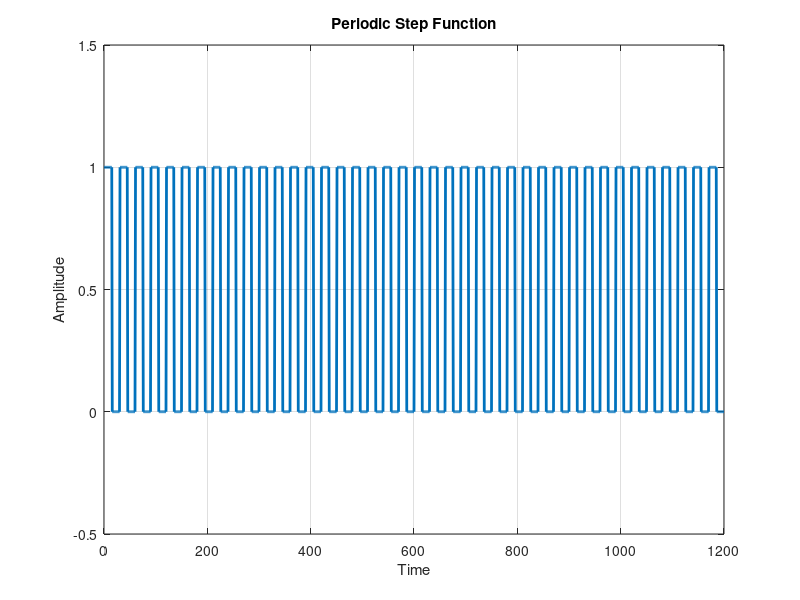

Recreate this plot in MATLAB. (Note: this script raises an error after producing the figure.)
tic
clear; close all; clc;
%%% Uses TDMA algorithm to solve Discretized Linear Equations %%%
%% Problem Parameters

%%% Domain Parameters
RT = 0.005;               % [m] Radius of the Tumor
R = 5*RT;                 % [m] Radius of the computaional domain
vol_t = (4*pi*RT^3)/3;    % [m3] Tumor Volume
dr = RT/50;               % [m] Spatial discretization step size
r = (0:dr:R)';            % [m] Spatial loactions
N = length(r);            % [-] Number of spatial nodes
t_loc = r<=RT;            % [-] Tumor r indices



%%% Time discretization: Implicit method is employed
dt = 1;             % Time step [s]
t_end = 1200;       % End time [s]
t = 0:dt:t_end;     % Discrete times
TS = length(t);     % Number of time steps


%%% Blood Properties
rho_b = 1000;           % [kg/m3] Blood Density
cp_b = 3840;            % [J/kg/K] Blood Specific Heat
k_b = 0.50;             % [W/m/K] Blood Thermal Conductivity
T_b = 37;               % [°C] Blood Arterial Temperature
T_bK = T_b + 273.15;    % [K] Blood Arterial Temperature


%%% Tumor Properties
rho_t = 1045;               % [kg/m3] Tumor Density
cp_t = 3600;                % [J/kg/K] Tumor Specific Heat
k_t = 0.527;                % [W/m/K] Tumor Thermal Conductivity
w_t = 9/rho_b;              % [1/s] Tumor Blood Perfusion Rate
Qm_t = 0;                   % [W/m3] Tumor Metabolic Heat
alpha_t = k_t/(rho_t*cp_t); % Thermal diffusivity [m^2/s]


%%% Magnetic Field Parameters
H = 10000;  % [A/m] Magnetic Field Amplitude H = 10 kA/m
f = 1e5;    % [Hz] Magnetic Field Frequency f = 100 kHz
Hf = H*f;   % [A.Hz/m] Amplitude and Frequency product

%%% Magnetic Nanoparticle Physical and Magnetic Parameters MNP Used: Fe3O4
d_mnp = 1.6e-8;                 % [m] MNP Diameter d = 16 nm
delta_l = 1e-9;                 % [m] Liquid Layer Thickness on the Hard Solid MNP delta = 1 nm
dh_mnp = d_mnp+2*delta_l;       % [m] MNP Hydrodynamic Diameter
rho_mnp = 5180;                 % [kg/m3] MNP Density
cp_mnp = 670;                   % [J/kg/K] MNP Specific Heat
Md = 4.46e5;                    % [A/m] Domain Magnetization Value Md = 446 kA/m
Keff = 20000;                   % [J/m3] Effective Anisotropy Constant Keff = 20 kJ/m3


%%% MNP Dose and Magnetic Fluid Parameters
MNP_dose = 4;                   % [kg/m3] MNP Dose MNP mass used per unit vol of tumor = 4 mg/cm3; % Conversion 1 mg/cm3 = 1 kg/m3
MNP_mass = MNP_dose*vol_t;      % [kg] MNP mass injected into the tumor; Varies with MNP Dose
MNP_vol = MNP_mass/rho_mnp;     % [m3] volume of MNP in the Magnetic Fluid
MF_inj_vol = 1;                 % [ml, milliliters] Magnetic Fluid Volume injected into the Tumor
MF_vol = MF_inj_vol*1e-6;       % [m3] Magnetic Fluid Volume Injected in to the Tumor % Converion Factor for ml to m3 is 1e-6
rho_cf = 1000;                  % [kg/m3] Density of the Carrier Fluid
mu_cf = 1e-3;                   % [Pa.s] Viscocity of the Carrier Fluid
MNP_vol_frac = MNP_vol/MF_vol;  %[-] Volume Fraction of MNP in MF

%%% Constants used in SAR Calculation
mu0 = pi*4e-7;              % [H/m] Permeability of Free Space
kB = 1.38e-23;              % [J/K] Blotzmann Constant
MNP_svol = pi*(d_mnp^3)/6;  % [m3] Solid Volume of Individual Mangetic Nanoparticle
MNP_hvol = pi*(dh_mnp^3)/6; % [m3] Hydrodynamic Volume of Individual Mangetic Nanoparticle
tau0 = 1e-9;                % [s] Attempt Time for Mangetic Moment relaxation
omega = 2*pi*f;             % [rad/s] Angular frequency of applied magnetic field
alpha_CF = 0.55;            % [-] Correction Factor for MNP Heating in MF and Tissue Mediums

%%% SAR Calculations
gamma = Keff*MNP_svol/(kB*T_bK);                    % [-] An intermediate parameters used in further calculations
tauB = (3*mu_cf*MNP_hvol)/(kB*T_bK);                % [s] Brownian Relaxation Time of MNP
tauN = sqrt(pi)*tau0*exp(gamma)/(2*sqrt(gamma));    % [s] Neel Relaxation Time of MNP
tauE = tauB*tauN/(tauB+tauN);                       % [s] Effective Relaxation Time of MNP
zeta = mu0*Md*H*MNP_svol/(kB*T_bK);                 % [-] Langevin parameter
X_i = mu0*(Md^2)*MNP_vol_frac*MNP_svol/(3*kB*T_bK); % [-] Initial Magnetic Susceptibility
X_0 = 3*X_i*(coth(zeta)-1/zeta)/zeta;               % [-] Equilibrium Magnetic Susceptibility
X_L = X_0*omega*tauE/(1+(omega*tauE)^2);            % [-] Loss Component of Magnetic Susceptibility
P = pi*mu0*f*X_L*H^2;                               % [W/m3] Heat Generation rate of MNPs in MF
SAR = P/(rho_mnp*MNP_vol_frac);                     % [W/kg] MNP Specific Absorption Rate
SAR_grams = SAR/1000;                               % [W/g] MNP Specific Absorption Rate

%%% Heat Source by MNP in Tumor
MNP_conc = MNP_mass/vol_t;      % [kg/m3] Concentration of MNP in Tumor, Assuming MNPs are distributed uniformly and confined within the tumor only
Q_MNP = alpha_CF*MNP_conc*SAR;  % [W/m3] Heat Generation by MNP in Tissue

%%% Creation of Pulsating Function in time to Turn ON/OFF MNP Heat source
cycle_on = 15;      % [s] Cycle ON time
t_vec = t;          % [s] Time vector
step_height = 1;    % [-] Pulse Amplitude

% Create the periodic step function
y = step_height * mod(floor(t_vec / cycle_on), 2);
y = step_height - y; % Invert to start from peak (1)
y(end) =[];
y = [1,y];
% Plot the periodic step function
figure;
plot(t_vec, y, 'LineWidth', 2);
xlabel('Time');
ylabel('Amplitude');
title('Periodic Step Function');
grid on;
ylim([-0.5 1.5]);
heating_map = t_loc*y;
%%% Assign Q_MNP to the center region only
% q_mnp = Q_MNP*t_loc;            % MNP heat generation [W/m^3] On for all simulation time
q_mnp = Q_MNP*heating_map;        % MNP heat generation [W/m^3] On/Off Pulsating with time

%% Implicit Finite Difference Scheme
T = zeros(N, TS);
T(:,1) = T_b;
Lower = zeros(N, 1);
Main  = zeros(N, 1);
Upper = zeros(N, 1);
Force = zeros(N, 1);
% %%% Considering Symmetry at r = 0 and fixed Temperature at r = R
for i = 1:N
    if i ==1
        Main(i) = 1 + 2*alpha_t*dt/(dr^2) + rho_b*cp_b*w_t*dt/(rho_t*cp_t);
        Upper(i) = -2*alpha_t*dt/(dr^2);
    elseif i == N
        Lower(i) = -0;
        Main(i) = 1;
    else
        Lower(i) = -alpha_t*dt/(dr^2) + alpha_t*dt/(r(i)*dr);
        Main(i) = 1 + 2*alpha_t*dt/(dr^2) + rho_b*cp_b*w_t*dt/(rho_t*cp_t);
        Upper(i) = -alpha_t*dt/(dr^2) - alpha_t*dt/(r(i)*dr);
    end
end

for n = 2:TS
    Force = zeros(N,1);
    Force(1:N-1)  = T(1:N-1,n-1) + rho_b*cp_b.*w_t*dt*T_b/(rho_t*cp_t) + Qm_t*dt/(rho_t*cp_t) + q_mnp(1:N-1,n)*dt/(rho_t*cp_t);
    Force(N) = T_b;
    T(:,n) = thomas_algorithm(Lower, Main, Upper, Force);
end
% T2 = zeros(N, TS);
% T2(:,1) = T_b;
% for n = 2:TS
%     Force = zeros(N,1);
%     Force(1:N-1)  = T2(1:N-1,n-1) + rho_b*cp_b.*w_t*dt*T_b/(rho_t*cp_t) + Qm_t*dt/(rho_t*cp_t) + q_mnp(1:N-1,n)*dt/(rho_t*cp_t);
%     Force(N) = T_b;
%     T2(:,n) = tridiag(Lower, Main, Upper, Force);
% end

%% Plot the results
close all
figure()
subplot(1,2,1)
plot(t,T(1,:),t,T(find(RT==r),:), 'LineWidth',2)
xlabel('Time, t [s]');
ylabel('Temperature, T [°C]');
xlim([0,t_end])
xticks(0:200:t_end);
title('Temperature Elevations');
% legend('0','0.25R','0.5R','0.75R','R',Location='best')
grid on;
subplot(1,2,2)
plot(r,T(:,end),'LineWidth',2)
xlabel('Radial distance, r [m]');
xlim([0,R])
xticks(0:R/5:R);
ylabel('Temperature, T [°C]');
title('Spatial Temperature profile');
% legend('0 s', '10 s','20 s','1200 s')
% %% Plot the results
% % close all
% figure()
% subplot(1,2,1)
% plot(t,T2(1,:),t,T2(find(RT==r),:), 'LineWidth',2)
% xlabel('Time, t [s]');
% ylabel('Temperature, T [°C]');
% xlim([0,t_end])
% xticks(0:200:t_end);
% title('Temperature Elevations');
% % legend('0','0.25R','0.5R','0.75R','R',Location='best')
% grid on;
% subplot(1,2,2)
% plot(r,T2(:,end),'LineWidth',2)
% xlabel('Radial distance, r [m]');
% xlim([0,R])
% xticks(0:R/5:R);
% ylabel('Temperature, T [°C]');
% title('Spatial Temperature profile');
% % legend('0 s', '10 s','20 s','1200 s')
%%
toc
%%
% function x = tridiag(Lower, Main, Upper, Force)
% % Solves a tridiagonal system Ax = Force where A has diagonals Lower, Main, Upper
% n = length(Force);
% x = zeros(n, 1);
% 
% % Forward elimination
% for i = 2:n
%     m = Lower(i) / Main(i-1);
%     Main(i) = Main(i) - m * Upper(i-1);
%     Force(i) = Force(i) - m * Force(i-1);
% end
% 
% % Back substitution
% x(n) = Force(n) / Main(n);
% for i = n-1:-1:1
%     x(i) = (Force(i) - Upper(i) * x(i+1)) / Main(i);
% end
% end

function x = thomas_algorithm(Lower, Main, Upper, Force)
    n = length(Force);
    c_star = zeros(n, 1);
    d_star = zeros(n, 1);
    x = zeros(n, 1);
    
    c_star(1) = Upper(1) / Main(1);
    d_star(1) = Force(1) / Main(1);
    
    for i = 2:n
        c_star(i) = Upper(i) / (Main(i) - Lower(i) * c_star(i-1));
        d_star(i) = (Force(i) - Lower(i) * d_star(i-1)) / (Main(i) - Lower(i) * c_star(i-1));
    end
    
    x(n) = d_star(n);
    for i = n-1:-1:1
        x(i) = d_star(i) - c_star(i) * x(i+1);
    end
end